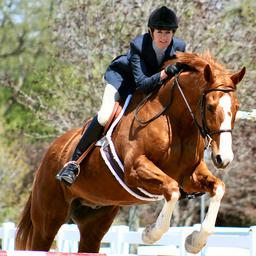
#> input picture im1.jpg, 256 x 256 px
$ jupyter execute Fuzzy_logic_KHIATI_Noureddine.ipynb
#> lines starting #> are read from the running program, lines starting #| are printed output that depends on the picture; after the words box and inside, x2 and y2 are one past the last pixel; in counts of white or black regions, pixels touching at a corner belong together; long printed decimals are rounded
[cell 1]
import numpy as np
from matplotlib import pyplot as plt
import cv2

```
# This is formatted as code
```

# Initialisation FCM image

[cell 2]
path = 'im1.jpg'
img = cv2.imread(path,cv2.IMREAD_GRAYSCALE)
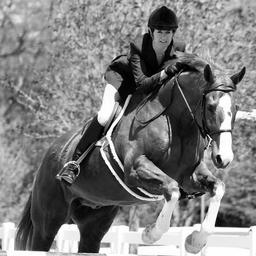
#> img: shape (256, 256); min 0, max 255, mean 125.4
epsilon  = 0.01
num_clusters = 2
num_pixels = img.size
#> num_pixels = 65536
max_iter  = 100
m = 2
X = img.flatten().astype('float')
epsilon = 0.01

[cell 3]
X.shape
#> Out = (65536,)

[cell 4]
def initialize() :
  U=np.random.normal(3, 2.5, size=(num_pixels,num_clusters ))

  return U

[cell 5]
def Update_U(C):
  c_index,x_index = np.meshgrid(C,X)
  print(c_index,' ',x_index)
  power = 2./(m-1)
  p1 = abs(x_index-c_index)**power

  p2 = np.sum((1./abs(x_index-c_index))**power,axis=1)

  return 1./(p1*p2[:,None])

[cell 6]
def Calculate_Center(U):
    return np.dot(X,U**m) / np.sum(U**m,axis=0)

[cell 7]
U = initialize()
i = 0
while True :
  C = Calculate_Center(U)
  print (C)
  U_copy = np.array(U, copy=True)
  U = Update_U(C)

  distance = np.sum(abs(U - U_copy))
  if distance < epsilon or i > max_iter :
    break
  i+= 1
#> this loop made 27 passes
#> (C, distance) on passes 1 to 12: ([125.1, 125.4], 382790.1), ([124.8, 125.9], 2704), ([123.3, 127.4], 7702.1), ([117.6, 132.6], 16482.1), ([101.7, 145.2], 22128), ([77.38, 161.7], 15647.7), ([61.14, 171], 5893.2), ([55.29, 173], 1672.8), ([53.43, 172.9], 652.1), ([52.72, 172.6], 329.2), ([52.4, 172.4], 178.5), ([52.23, 172.3], 95.92)
#| [125.147 125.415]
#| [124.818 125.886]
#| [123.267 127.412]
#| [117.618 132.582]
#| [101.700 145.175]
#| [ 77.383 161.744]
#| [ 61.136 171.048]
#| [ 55.293 173.010]
#> (further printed lines are left out)
#> after the loop, i = 26

J_m = np.argmax(U,axis=1)
result =  J_m.reshape(img.shape).astype('int')
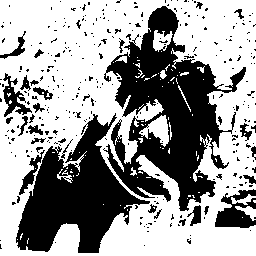
#> result: shape (256, 256) int64; values 0 (black) and 1 (white), 61.5% white; 322 black regions (290 under 20 px), largest, box (x1, y1, x2, y2) and area: (103, 6, 246, 211) 12475, (16, 113, 150, 253) 8481, (215, 189, 256, 228) 931
print('Number it : ',i)

[cell 8]
fig=plt.figure(figsize=(12,8),dpi=100)

ax1=fig.add_subplot(1,2,1)
ax1.imshow(img,cmap='gray')

ax2=fig.add_subplot(1,2,2)
ax2.imshow(result)

plt.show(block=False)
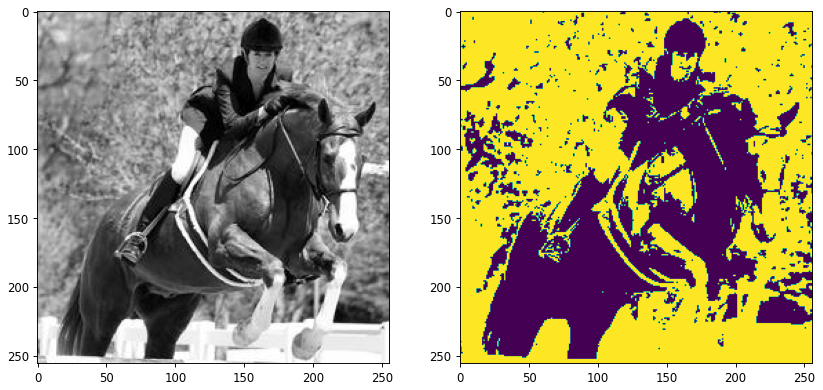
#> figure drawn by matplotlib, 2 panels
plt.close()

$ run again, with im2.png saved as im1.jpg
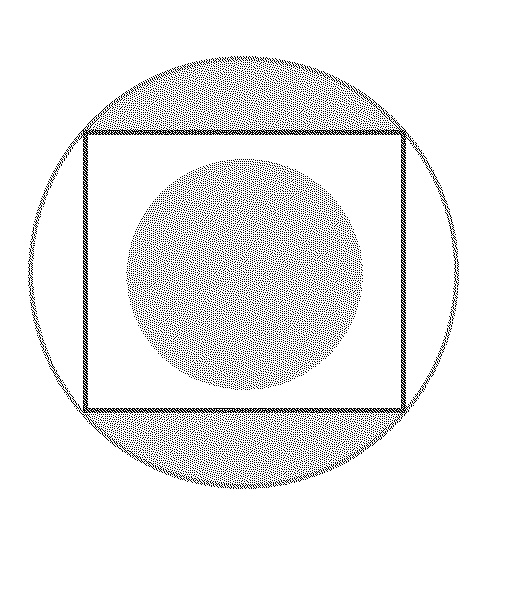
#> input picture im2.png, 518 x 604 px
#> img is the input picture: shape (604, 518); min 0, max 255, mean 235.4
#> the loop `while True :` made 8 passes
#> (C, distance) on passes 1 to 8: ([235.5, 235.3], 1827376.5), ([235.7, 235], 8311.4), ([236.8, 233.8], 32926.2), ([240.2, 228], 114003.4), ([247.1, 177.5], 132868.5), ([252.4, 1.41], 21930.5), ([254.8, 0.709], 61.29), ([254.8, 0.709], 0.000527)
#> (printed output is left out)
#> after the loop `while True :`: i = 7
#> `result =  J_m.reshape(img.shape).astype('int')`:
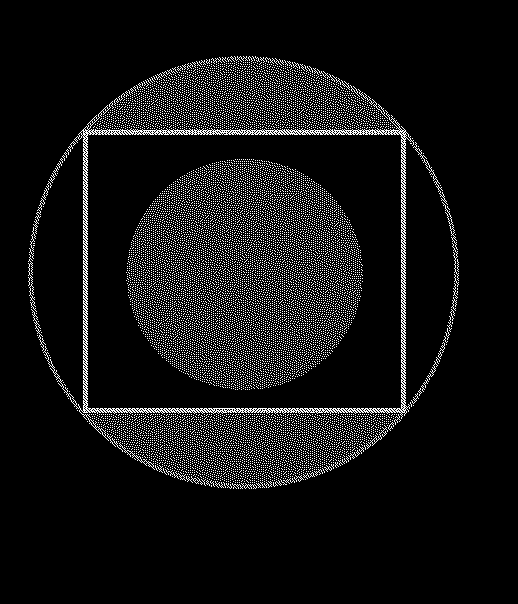
#> result: shape (604, 518) int64; values 0 (black) and 1 (white), 7.6% white in thin lines or dots, all inside (x1, y1, x2, y2) = (28, 56, 459, 489)
#| Number it :  7
#> `plt.show(block=False)`:
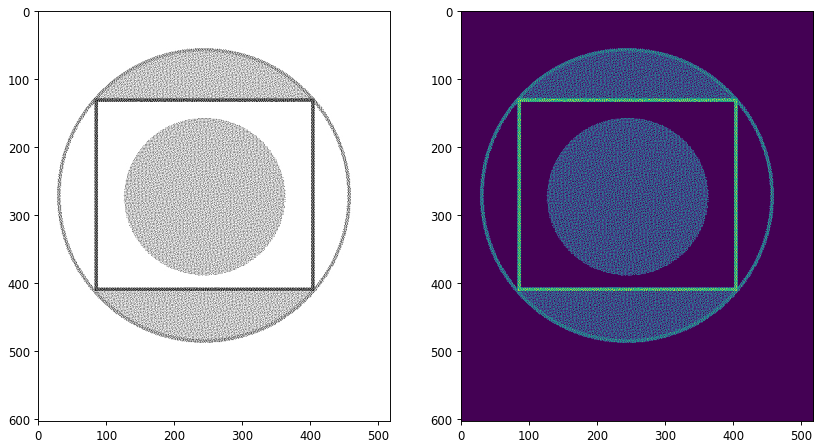
#> figure drawn by matplotlib, 2 panels
